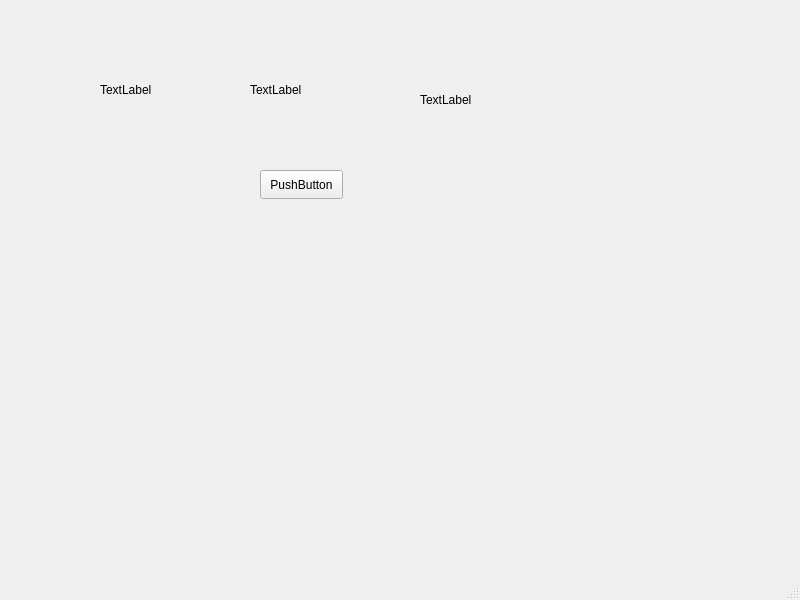
<?xml version="1.0" encoding="UTF-8"?>
<ui version="4.0">
 <class>scndWindow</class>
 <widget class="QMainWindow" name="scndWindow">
  <property name="geometry">
   <rect>
    <x>0</x>
    <y>0</y>
    <width>800</width>
    <height>600</height>
   </rect>
  </property>
  <property name="windowTitle">
   <string>MainWindow</string>
  </property>
  <widget class="QWidget" name="centralwidget">
   <widget class="QLabel" name="label">
    <property name="geometry">
     <rect>
      <x>100</x>
      <y>80</y>
      <width>63</width>
      <height>20</height>
     </rect>
    </property>
    <property name="text">
     <string>TextLabel</string>
    </property>
   </widget>
   <widget class="QLabel" name="label_2">
    <property name="geometry">
     <rect>
      <x>250</x>
      <y>80</y>
      <width>63</width>
      <height>20</height>
     </rect>
    </property>
    <property name="text">
     <string>TextLabel</string>
    </property>
   </widget>
   <widget class="QLabel" name="label_3">
    <property name="geometry">
     <rect>
      <x>420</x>
      <y>90</y>
      <width>63</width>
      <height>20</height>
     </rect>
    </property>
    <property name="text">
     <string>TextLabel</string>
    </property>
   </widget>
   <widget class="QPushButton" name="pushButton">
    <property name="geometry">
     <rect>
      <x>260</x>
      <y>170</y>
      <width>83</width>
      <height>29</height>
     </rect>
    </property>
    <property name="text">
     <string>PushButton</string>
    </property>
   </widget>
  </widget>
  <widget class="QMenuBar" name="menubar">
   <property name="geometry">
    <rect>
     <x>0</x>
     <y>0</y>
     <width>800</width>
     <height>25</height>
    </rect>
   </property>
  </widget>
  <widget class="QStatusBar" name="statusbar"/>
 </widget>
 <resources/>
 <connections/>
</ui>
